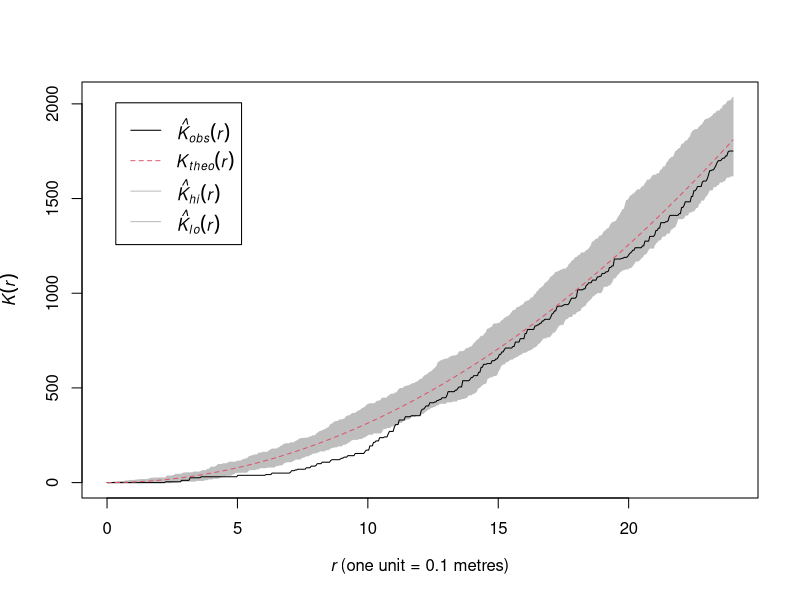
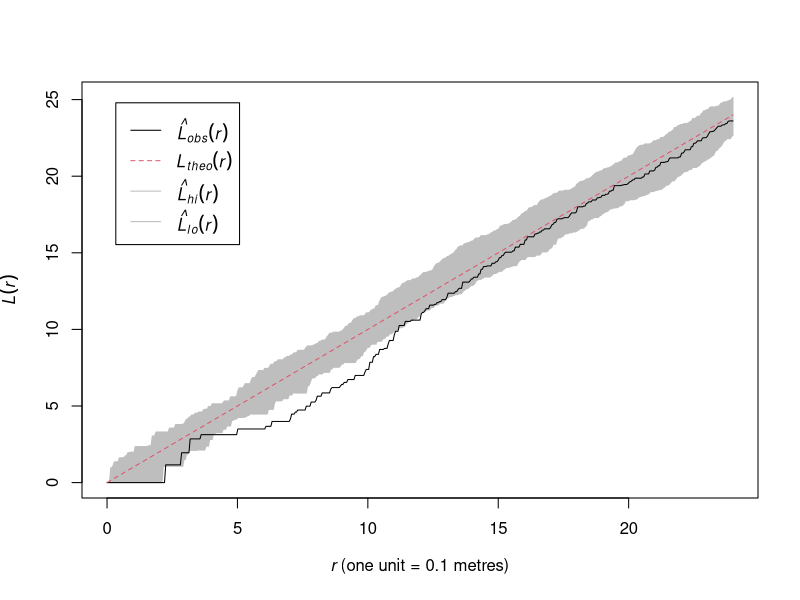
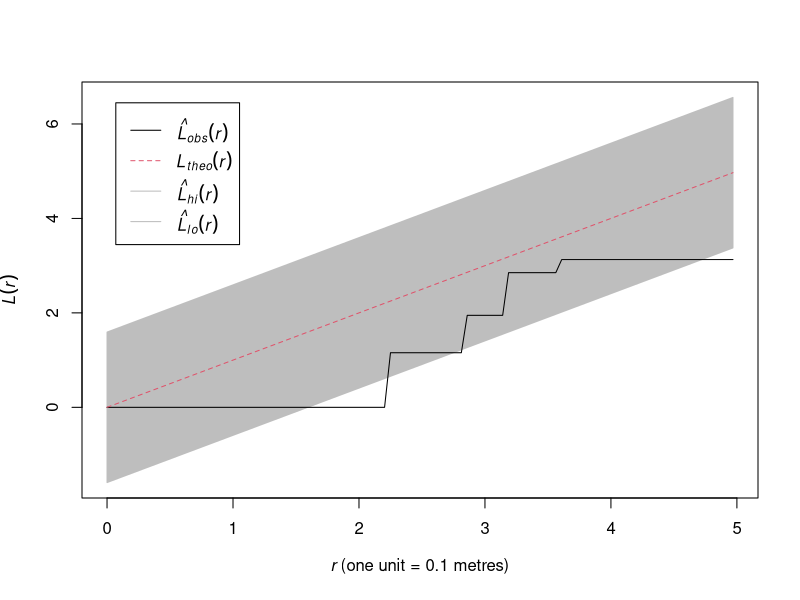
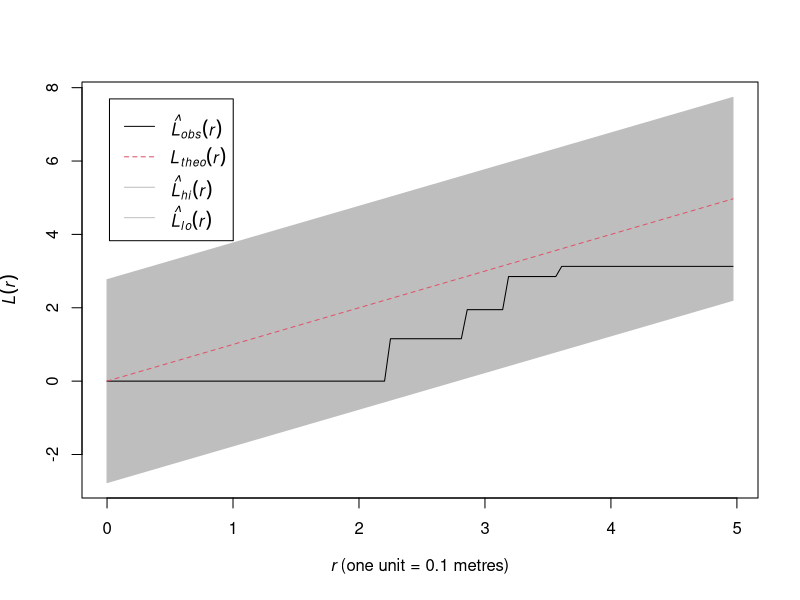
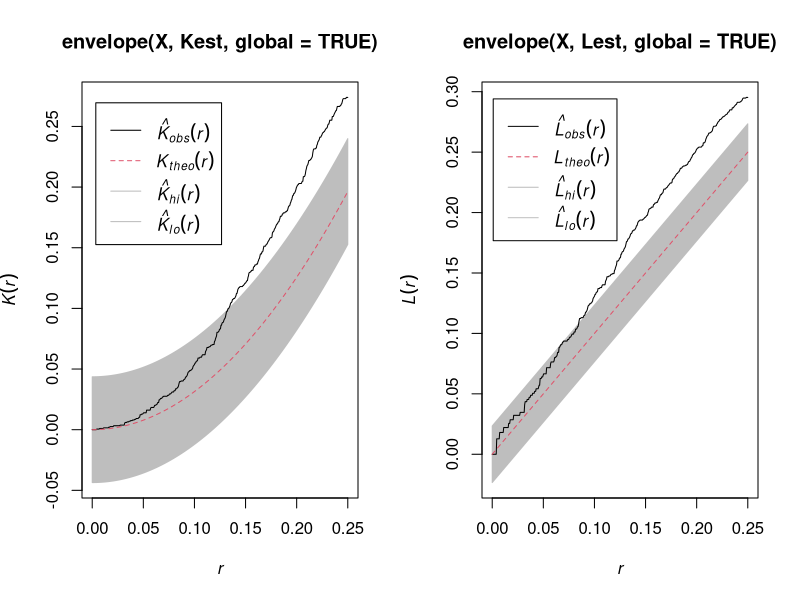
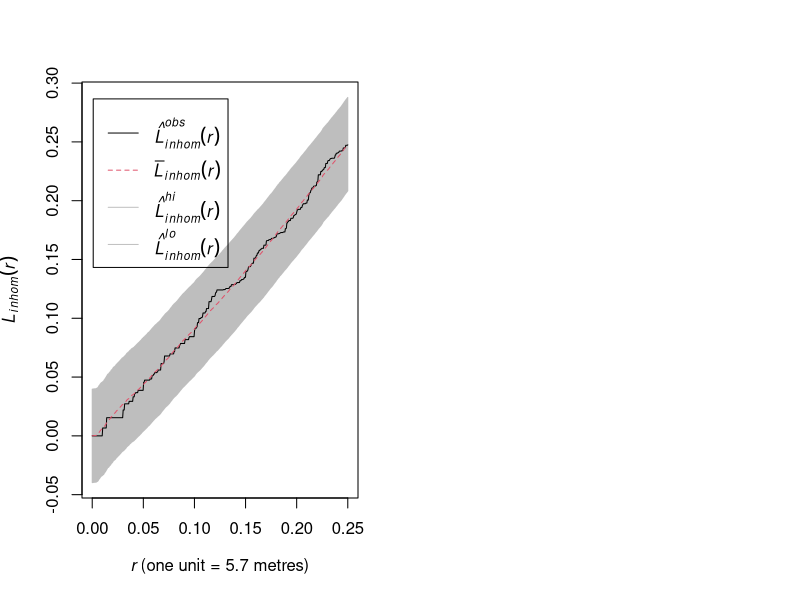

The R script that drew these images, in order:
## ---- chunk 1
# This option turns evaluation of R code off in this document. Remove it
# if you use it as a template for solving the lab exercise.
knitr::opts_chunk$set(eval = TRUE)
## ---- chunk 2
library(spatstat)
## ---- chunk 3
plot(envelope(swedishpines, Kest, nsim=39), main = "")
## ---- chunk 4
plot(envelope(swedishpines, Lest, nsim=39), main = "")
## ---- chunk 5
plot(envelope(swedishpines, Lest, nsim = 19, global = TRUE, ginterval=c(0,5)), main = "")
## ---- chunk 6
plot(envelope(swedishpines, Lest, nsim = 99, global = TRUE, ginterval=c(0,5)), main = "")
## ---- chunk 7
X <- rpoispp(function(x,y){ 200 * exp(-3 * x) })
## ---- chunk 8
par(mfrow=c(1,2))
plot(envelope(X, Kest, global = TRUE))
plot(envelope(X, Lest, global = TRUE))
## ---- chunk 9
fit <- ppm(japanesepines ~ polynom(x, y, 2))
plot(envelope(fit, Linhom, global = TRUE), main = "")
